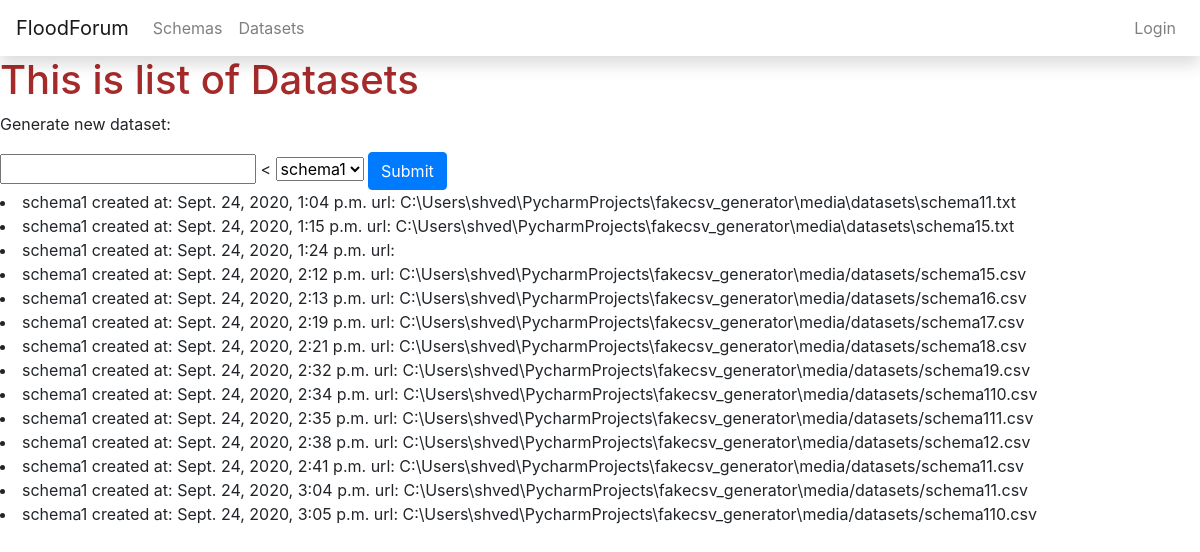
/schemas/datasets/, run on an earlier commit of the app's database.
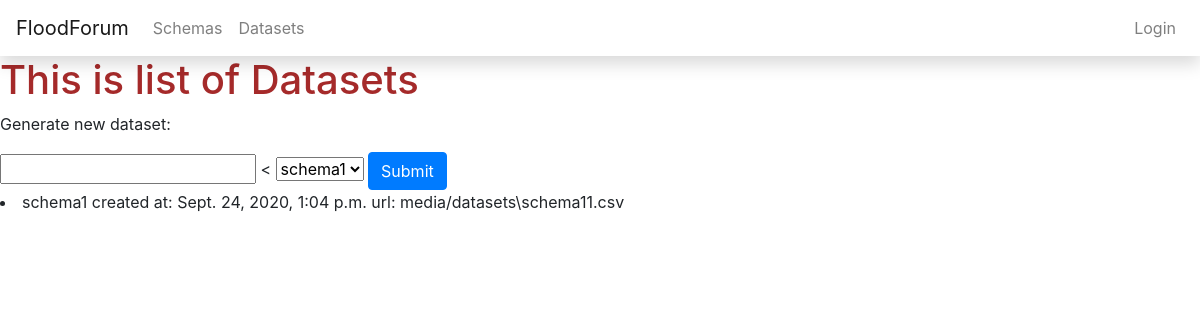
And on a later commit of the database.
### schemas/models.py (models this page shows, shortened)
class DataSet(models.Model):
    title = models.CharField(max_length=80, blank=True, null=True)
    status = models.CharField(max_length=80, blank=True, null=True)
    date = models.DateTimeField(auto_now_add=True)
    url = models.FilePathField(path="media/datasets", blank=True, null=True)
    def __str__(self):
        return self.title

### schemas/views.py (the view)
# urls.py: path('datasets/', DataSetListView.as_view(), name="dataset_list"),
class DataSetListView(ListView):
    model = DataSet
    def get_context_data(self, **kwargs):
        context = super().get_context_data(**kwargs)
        context['schema_list'] = Schema.objects.all()
        return context

### schemas/models.py (called while the page is built)
    def __str__(self):
        return self.name

### schemas/templates/schemas/dataset_list.html (shortened to what this page needs)
{% extends "base.html" %}
{% block body %}
    <h1>This is list of Datasets</h1>
    <p>Generate new dataset:</p>
    <form action="{% url "schemas:dataset_create" %}" method="post">
        <input name="rows" type="number">
<        <select name="schema" id="schema">
            {% for schema in schema_list %}
            <option value="{{schema}}">{{schema}}</option>
            {% endfor %}
        </select>
        <input class = "btn btn-primary" type="submit">
    </form>
    {% for dataset in dataset_list%}
        <li>
            {{dataset}} created at: {{dataset.date}} url: {{dataset.url}}
        </li>
    {% endfor %}
{% endblock body %}

### templates/base.html (shortened to what this page needs)
<!DOCTYPE html>
<html lang="en" dir="ltr">
  <head>
    <link rel="stylesheet" href="https://stackpath.bootstrapcdn.com/bootstrap/4.5.2/css/bootstrap.min.css">
    {% load static %}
    <link rel="stylesheet" href="{% static 'css\master.css' %}">
  </head>
  <body>
      <nav class="navbar nav-custom navbar-expand-lg sticky-top navbar-light shadow">
        <a class="navbar-brand" href="/">FloodForum</a>
        <div class="collapse navbar-collapse navbarNav">
          <ul class="navbar-nav">
            <li class="nav-item">
              <a class="nav-link" href="{% url "schemas:schema_list" %}">Schemas</a>
            </li>
          </ul>
          <ul class="navbar-nav">
            <li class="nav-item">
              <a class="nav-link" href="{% url "schemas:dataset_list" %}">Datasets</a>
            </li>
          </ul>
        </div>
        <div class="collapse navbar-collapse navbarNav">
          <ul class="navbar-nav ml-auto">
            {% if user.is_authenticated %}
            <li class="nav-item">
              <a class="nav-link" href="{% url "logout" %}">Logout</a>
            </li>
            {% else %}
            <li class="nav-item">
              <a class="nav-link" href="{% url "login" %}">Login</a>
            </li>
            {% endif %}
          </ul>
        </div>
      </nav>
      {% block body %}
      {% endblock body %}
  </body>
</html>

### static/css/master.css (style rules this page uses)
h1 { color:brown; }

What changed in the data, as far as the page shows it:
removed DataSet: title "schema1", date "Sept. 24, 2020, 1:15 p.m.", url "C:\\Users\\shved\\PycharmProjects\\fakecsv_generator\\media\\datasets\\schema15.txt"
removed DataSet: title "schema1", date "Sept. 24, 2020, 1:24 p.m."
removed DataSet: title "schema1", date "Sept. 24, 2020, 2:12 p.m.", url "C:\\Users\\shved\\PycharmProjects\\fakecsv_generator\\media/datasets/schema15.csv"
removed DataSet: title "schema1", date "Sept. 24, 2020, 2:13 p.m.", url "C:\\Users\\shved\\PycharmProjects\\fakecsv_generator\\media/datasets/schema16.csv"
removed DataSet: title "schema1", date "Sept. 24, 2020, 2:19 p.m.", url "C:\\Users\\shved\\PycharmProjects\\fakecsv_generator\\media/datasets/schema17.csv"
removed DataSet: title "schema1", date "Sept. 24, 2020, 2:21 p.m.", url "C:\\Users\\shved\\PycharmProjects\\fakecsv_generator\\media/datasets/schema18.csv"
removed DataSet: title "schema1", date "Sept. 24, 2020, 2:32 p.m.", url "C:\\Users\\shved\\PycharmProjects\\fakecsv_generator\\media/datasets/schema19.csv"
removed DataSet: title "schema1", date "Sept. 24, 2020, 2:34 p.m.", url "C:\\Users\\shved\\PycharmProjects\\fakecsv_generator\\media/datasets/schema110.csv"
removed DataSet: title "schema1", date "Sept. 24, 2020, 2:35 p.m.", url "C:\\Users\\shved\\PycharmProjects\\fakecsv_generator\\media/datasets/schema111.csv"
removed DataSet: title "schema1", date "Sept. 24, 2020, 2:38 p.m.", url "C:\\Users\\shved\\PycharmProjects\\fakecsv_generator\\media/datasets/schema12.csv"
removed DataSet: title "schema1", date "Sept. 24, 2020, 2:41 p.m.", url "C:\\Users\\shved\\PycharmProjects\\fakecsv_generator\\media/datasets/schema11.csv"
removed DataSet: title "schema1", date "Sept. 24, 2020, 3:04 p.m.", url "C:\\Users\\shved\\PycharmProjects\\fakecsv_generator\\media/datasets/schema11.csv"
removed DataSet: title "schema1", date "Sept. 24, 2020, 3:05 p.m.", url "C:\\Users\\shved\\PycharmProjects\\fakecsv_generator\\media/datasets/schema110.csv"
changed DataSet "schema1": url "C:\\Users\\shved\\PycharmProjects\\fakecsv_generator\\media\\datasets\\schema11.txt" → "media/datasets\\schema11.csv"
